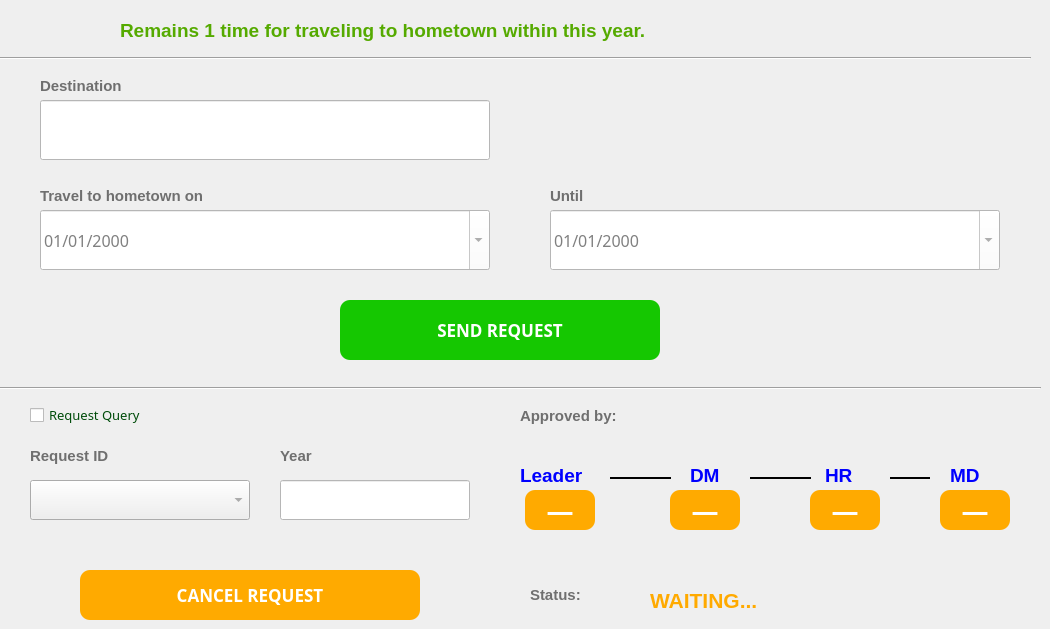
    <widget class="QWidget" name="tab_2">
     <attribute name="title">
      <string>Request for traveling to hometown</string>
     </attribute>
     <widget class="QLabel" name="label_24">
      <property name="geometry">
       <rect>
        <x>40</x>
        <y>70</y>
        <width>151</width>
        <height>31</height>
       </rect>
      </property>
      <property name="font">
       <font>
        <family>Microsoft JhengHei UI</family>
        <pointsize>11</pointsize>
        <weight>75</weight>
        <bold>true</bold>
       </font>
      </property>
      <property name="styleSheet">
       <string notr="true">QLabel
{
	font-size:11pt;
	color:rgb(111,111,111);
}</string>
      </property>
      <property name="text">
       <string>Destination</string>
      </property>
     </widget>
     <widget class="QLineEdit" name="lineEdit">
      <property name="geometry">
       <rect>
        <x>40</x>
        <y>100</y>
        <width>450</width>
        <height>60</height>
       </rect>
      </property>
      <property name="autoFillBackground">
       <bool>false</bool>
      </property>
      <property name="styleSheet">
       <string notr="true">QLineEdit
{
    /*字体为微软雅黑*/
    font-family:Microsoft Yahei;
    /*字体大小为20点*/
	color:grey;
   font-size:12pt;
	background-color:rgb(255, 255, 255);
}

QLineEdit:hover
{
    /*背景颜色*/  
   background-color:rgb(229, 242, 255);
}

QLineEdit:focus
{
    /*背景颜色*/  
   background-color:rgb(229, 242, 255);
}</string>
      </property>
      <property name="text">
       <string/>
      </property>
      <property name="frame">
       <bool>true</bool>
      </property>
      <property name="clearButtonEnabled">
       <bool>true</bool>
      </property>
     </widget>
     <widget class="QLabel" name="label_25">
      <property name="geometry">
       <rect>
        <x>120</x>
        <y>10</y>
        <width>791</width>
        <height>40</height>
       </rect>
      </property>
      <property name="font">
       <font>
        <family>Microsoft JhengHei UI</family>
        <pointsize>14</pointsize>
        <weight>75</weight>
        <bold>true</bold>
       </font>
      </property>
      <property name="styleSheet">
       <string notr="true">QLabel
{
	font-size: 14pt;
	color:rgb(85, 170, 0)
}</string>
      </property>
      <property name="text">
       <string>Remains 1 time for traveling to hometown within this year.</string>
      </property>
     </widget>
     <widget class="Line" name="line_6">
      <property name="geometry">
       <rect>
        <x>0</x>
        <y>50</y>
        <width>1031</width>
        <height>16</height>
       </rect>
      </property>
      <property name="orientation">
       <enum>Qt::Horizontal</enum>
      </property>
     </widget>
     <widget class="QLabel" name="label_26">
      <property name="geometry">
       <rect>
        <x>40</x>
        <y>180</y>
        <width>250</width>
        <height>31</height>
       </rect>
      </property>
      <property name="font">
       <font>
        <family>Microsoft JhengHei UI</family>
        <pointsize>11</pointsize>
        <weight>75</weight>
        <bold>true</bold>
       </font>
      </property>
      <property name="styleSheet">
       <string notr="true">QLabel
{
	font-size:11pt;
	color:rgb(111,111,111);
}</string>
      </property>
      <property name="text">
       <string>Travel to hometown on</string>
      </property>
     </widget>
     <widget class="QDateEdit" name="dateEdit_3">
      <property name="geometry">
       <rect>
        <x>40</x>
        <y>210</y>
        <width>450</width>
        <height>60</height>
       </rect>
      </property>
      <property name="styleSheet">
       <string notr="true">QDateEdit
{
    /*字体为微软雅黑*/
    font-family:Microsoft Yahei;
    /*字体大小为20点*/
	color:grey;
   font-size:12pt;
	background-color:rgb(255, 255, 255);
}

QLineEdit:hover
{
    /*背景颜色*/  
   background-color:rgb(229, 242, 255);
}

QLineEdit:focus
{
    /*背景颜色*/  
   background-color:rgb(229, 242, 255);
}</string>
      </property>
      <property name="wrapping">
       <bool>false</bool>
      </property>
      <property name="displayFormat">
       <string notr="true">dd/MM/yyyy</string>
      </property>
      <property name="calendarPopup">
       <bool>true</bool>
      </property>
     </widget>
     <widget class="QLabel" name="label_27">
      <property name="geometry">
       <rect>
        <x>550</x>
        <y>180</y>
        <width>151</width>
        <height>31</height>
       </rect>
      </property>
      <property name="font">
       <font>
        <family>Microsoft JhengHei UI</family>
        <pointsize>11</pointsize>
        <weight>75</weight>
        <bold>true</bold>
       </font>
      </property>
      <property name="styleSheet">
       <string notr="true">QLabel
{
	font-size:11pt;
	color:rgb(111,111,111);
}</string>
      </property>
      <property name="text">
       <string>Until</string>
      </property>
     </widget>
     <widget class="QDateEdit" name="dateEdit_4">
      <property name="geometry">
       <rect>
        <x>550</x>
        <y>210</y>
        <width>450</width>
        <height>60</height>
       </rect>
      </property>
      <property name="styleSheet">
       <string notr="true">QDateEdit
{
    /*字体为微软雅黑*/
    font-family:Microsoft Yahei;
    /*字体大小为20点*/
	color:grey;
   font-size:12pt;
	background-color:rgb(255, 255, 255);
}

QLineEdit:hover
{
    /*背景颜色*/  
   background-color:rgb(229, 242, 255);
}

QLineEdit:focus
{
    /*背景颜色*/  
   background-color:rgb(229, 242, 255);
}</string>
      </property>
      <property name="wrapping">
       <bool>false</bool>
      </property>
      <property name="displayFormat">
       <string notr="true">dd/MM/yyyy</string>
      </property>
      <property name="calendarPopup">
       <bool>true</bool>
      </property>
     </widget>
     <widget class="QPushButton" name="pushButton_3">
      <property name="geometry">
       <rect>
        <x>340</x>
        <y>300</y>
        <width>320</width>
        <height>60</height>
       </rect>
      </property>
      <property name="font">
       <font>
        <family>Microsoft Yahei</family>
        <pointsize>13</pointsize>
        <weight>75</weight>
        <bold>true</bold>
       </font>
      </property>
      <property name="styleSheet">
       <string notr="true">QPushButton

{
    /*字体为微软雅黑*/
    font-family:Microsoft Yahei;
    /*字体大小为20点*/
    font-size:13pt;
    /*字体颜色为白色*/    
    color:white;
    /*背景颜色*/  
    background-color:rgb(21, 199, 1);
    /*边框圆角半径为8像素*/ 
    border-radius:10px;

}

/*按钮停留态*/
QPushButton:hover
{
    /*背景颜色*/  
    background-color:rgb(21, 175, 0);
    padding-left:-3px;
    /*上内边距为3像素，让按下时字向下移动3像素*/  
    padding-top:-3px;

}

/*按钮按下态*/
QPushButton:pressed
{
    /*背景颜色*/  
    background-color:rgb(0, 113, 0);
    /*左内边距为3像素，让按下时字向右移动3像素*/  
    padding-left:3px;
    /*上内边距为3像素，让按下时字向下移动3像素*/  
    padding-top:3px;
}</string>
      </property>
      <property name="text">
       <string>SEND REQUEST</string>
      </property>
     </widget>
     <widget class="Line" name="line_7">
      <property name="geometry">
       <rect>
        <x>0</x>
        <y>380</y>
        <width>1041</width>
        <height>16</height>
       </rect>
      </property>
      <property name="orientation">
       <enum>Qt::Horizontal</enum>
      </property>
     </widget>
     <widget class="Line" name="line_8">
      <property name="geometry">
       <rect>
        <x>890</x>
        <y>470</y>
        <width>40</width>
        <height>16</height>
       </rect>
      </property>
      <property name="styleSheet">
       <string notr="true">Line
{
    color:rgb(0, 0, 255);
}</string>
      </property>
      <property name="frameShadow">
       <enum>QFrame::Plain</enum>
      </property>
      <property name="lineWidth">
       <number>2</number>
      </property>
      <property name="orientation">
       <enum>Qt::Horizontal</enum>
      </property>
     </widget>
     <widget class="QLabel" name="label_28">
      <property name="geometry">
       <rect>
        <x>530</x>
        <y>570</y>
        <width>90</width>
        <height>50</height>
       </rect>
      </property>
      <property name="font">
       <font>
        <family>Microsoft JhengHei UI</family>
        <pointsize>11</pointsize>
        <weight>75</weight>
        <bold>true</bold>
       </font>
      </property>
      <property name="styleSheet">
       <string notr="true">QLabel
{
	font-size:11pt;
	color:rgb(111,111,111);
	font-weight: bold;
}</string>
      </property>
      <property name="text">
       <string>Status:</string>
      </property>
     </widget>
     <widget class="QLabel" name="label_30">
      <property name="geometry">
       <rect>
        <x>520</x>
        <y>400</y>
        <width>121</width>
        <height>31</height>
       </rect>
      </property>
      <property name="font">
       <font>
        <family>Microsoft JhengHei UI</family>
        <pointsize>11</pointsize>
        <weight>75</weight>
        <bold>true</bold>
       </font>
      </property>
      <property name="styleSheet">
       <string notr="true">QLabel
{
	font-size:11pt;
	color:rgb(111,111,111);
	font-weight: bold;
}</string>
      </property>
      <property name="text">
       <string>Approved by:</string>
      </property>
     </widget>
     <widget class="Line" name="line_9">
      <property name="geometry">
       <rect>
        <x>750</x>
        <y>470</y>
        <width>61</width>
        <height>16</height>
       </rect>
      </property>
      <property name="styleSheet">
       <string notr="true">Line
{
    color:rgb(0, 0, 255);
}</string>
      </property>
      <property name="frameShadow">
       <enum>QFrame::Plain</enum>
      </property>
      <property name="lineWidth">
       <number>2</number>
      </property>
      <property name="orientation">
       <enum>Qt::Horizontal</enum>
      </property>
     </widget>
     <widget class="Line" name="line_10">
      <property name="geometry">
       <rect>
        <x>610</x>
        <y>470</y>
        <width>61</width>
        <height>16</height>
       </rect>
      </property>
      <property name="styleSheet">
       <string notr="true">Line
{
    color:rgb(0, 0, 255);
}</string>
      </property>
      <property name="frameShadow">
       <enum>QFrame::Plain</enum>
      </property>
      <property name="lineWidth">
       <number>2</number>
      </property>
      <property name="orientation">
       <enum>Qt::Horizontal</enum>
      </property>
     </widget>
     <widget class="QLabel" name="label_33">
      <property name="geometry">
       <rect>
        <x>825</x>
        <y>460</y>
        <width>41</width>
        <height>31</height>
       </rect>
      </property>
      <property name="font">
       <font>
        <family>Microsoft JhengHei UI</family>
        <pointsize>14</pointsize>
        <weight>75</weight>
        <bold>true</bold>
       </font>
      </property>
      <property name="styleSheet">
       <string notr="true">QLabel
{
	color:rgb(0, 0, 255)
}</string>
      </property>
      <property name="text">
       <string>HR</string>
      </property>
     </widget>
     <widget class="QLabel" name="label_35">
      <property name="geometry">
       <rect>
        <x>690</x>
        <y>460</y>
        <width>41</width>
        <height>31</height>
       </rect>
      </property>
      <property name="font">
       <font>
        <family>Microsoft JhengHei UI</family>
        <pointsize>14</pointsize>
        <weight>75</weight>
        <bold>true</bold>
       </font>
      </property>
      <property name="styleSheet">
       <string notr="true">QLabel
{
	color:rgb(0, 0, 255)
}</string>
      </property>
      <property name="text">
       <string>DM</string>
      </property>
     </widget>
     <widget class="QLabel" name="label_36">
      <property name="geometry">
       <rect>
        <x>950</x>
        <y>460</y>
        <width>41</width>
        <height>31</height>
       </rect>
      </property>
      <property name="font">
       <font>
        <family>Microsoft JhengHei UI</family>
        <pointsize>14</pointsize>
        <weight>75</weight>
        <bold>true</bold>
       </font>
      </property>
      <property name="styleSheet">
       <string notr="true">QLabel
{
	color:rgb(0, 0, 255)
}</string>
      </property>
      <property name="text">
       <string>MD</string>
      </property>
     </widget>
     <widget class="QLabel" name="label_37">
      <property name="geometry">
       <rect>
        <x>520</x>
        <y>460</y>
        <width>80</width>
        <height>31</height>
       </rect>
      </property>
      <property name="font">
       <font>
        <family>Microsoft JhengHei UI</family>
        <pointsize>14</pointsize>
        <weight>75</weight>
        <bold>true</bold>
       </font>
      </property>
      <property name="styleSheet">
       <string notr="true">QLabel
{
	color:rgb(0, 0, 255)
}</string>
      </property>
      <property name="text">
       <string>Leader</string>
      </property>
     </widget>
     <widget class="QLabel" name="label_38">
      <property name="geometry">
       <rect>
        <x>650</x>
        <y>580</y>
        <width>230</width>
        <height>40</height>
       </rect>
      </property>
      <property name="font">
       <font>
        <family>Microsoft JhengHei UI</family>
        <pointsize>16</pointsize>
        <weight>75</weight>
        <bold>true</bold>
       </font>
      </property>
      <property name="styleSheet">
       <string notr="true">QLabel
{
	color:rgb(255, 170, 0)
}</string>
      </property>
      <property name="text">
       <string>WAITING...</string>
      </property>
     </widget>
     <widget class="QComboBox" name="comboBox_3">
      <property name="geometry">
       <rect>
        <x>30</x>
        <y>480</y>
        <width>220</width>
        <height>40</height>
       </rect>
      </property>
      <property name="autoFillBackground">
       <bool>false</bool>
      </property>
      <property name="styleSheet">
       <string notr="true">QComboBox
    {font-family:Microsoft Yahei;
    /*字体大小为20点*/
	color:grey;
   font-size:12pt;

}

QComboBox:hover
{
    /*背景颜色*/  
   background-color:rgb(229, 242, 255);
}

QComboBox:focus
{
    /*背景颜色*/  
   background-color:rgb(229, 242, 255);
}</string>
      </property>
      <property name="editable">
       <bool>false</bool>
      </property>
      <property name="currentText">
       <string/>
      </property>
      <property name="currentIndex">
       <number>-1</number>
      </property>
      <property name="insertPolicy">
       <enum>QComboBox::InsertAtBottom</enum>
      </property>
      <property name="frame">
       <bool>true</bool>
      </property>
     </widget>
     <widget class="QLabel" name="label_40">
      <property name="geometry">
       <rect>
        <x>30</x>
        <y>440</y>
        <width>140</width>
        <height>31</height>
       </rect>
      </property>
      <property name="font">
       <font>
        <family>Microsoft JhengHei UI</family>
        <pointsize>11</pointsize>
        <weight>75</weight>
        <bold>true</bold>
       </font>
      </property>
      <property name="styleSheet">
       <string notr="true">QLabel
{
	font-size:11pt;
	color:rgb(111,111,111);
	font-weight: bold;
}</string>
      </property>
      <property name="text">
       <string>Request ID</string>
      </property>
     </widget>
     <widget class="QPushButton" name="pushButton_6">
      <property name="geometry">
       <rect>
        <x>80</x>
        <y>570</y>
        <width>340</width>
        <height>50</height>
       </rect>
      </property>
      <property name="font">
       <font>
        <family>Microsoft Yahei</family>
        <pointsize>13</pointsize>
        <weight>75</weight>
        <bold>true</bold>
       </font>
      </property>
      <property name="styleSheet">
       <string notr="true">QPushButton
{
    /*字体为微软雅黑*/
    font-family:Microsoft Yahei;
    /*字体大小为20点*/
    font-size:13pt;
    /*字体颜色为白色*/    
    color:white;
    /*背景颜色*/  
    background-color:rgb(255, 170, 0);
    /*边框圆角半径为8像素*/ 
    border-radius:10px;
}

/*按钮停留态*/
QPushButton:hover
{
    /*背景颜色*/  
    background-color:rgb(230, 153, 0);
    padding-left:-3px;
    /*上内边距为3像素，让按下时字向下移动3像素*/  
    padding-top:-3px;

}

/*按钮按下态*/
QPushButton:pressed
{
    /*背景颜色*/  
    background-color:rgb(197, 128, 0);
    /*左内边距为3像素，让按下时字向右移动3像素*/  
    padding-left:3px;
    /*上内边距为3像素，让按下时字向下移动3像素*/  
    padding-top:3px;
}</string>
      </property>
      <property name="text">
       <string>CANCEL REQUEST</string>
      </property>
     </widget>
     <widget class="QCheckBox" name="checkBox_4">
      <property name="geometry">
       <rect>
        <x>30</x>
        <y>400</y>
        <width>180</width>
        <height>30</height>
       </rect>
      </property>
      <property name="styleSheet">
       <string notr="true">QCheckBox

{
    /*字体为微软雅黑*/
    font-family:Microsoft Yahei;
    /*字体大小为20点*/
    font-size:10pt;
    /*字体颜色为白色*/    
    color:rgb(0,76,10);
    /*背景颜色*/  
}

/*按钮停留态*/
QCheckBox:hover
{
    /*背景颜色*/  
    background-color:rgb(21, 175, 0);
	font-size:14pt;
    padding-left:-3px;
	font-weight:bold;
	color:white;
    /*上内边距为3像素，让按下时字向下移动3像素*/  
    padding-top:-3px;
}

/*按钮按下态*/
QCheckBox:pressed
{
    /*背景颜色*/  
    background-color:rgb(0, 113, 0);
	font-weight:bold;
	font-size:14pt;
	color:white;
    /*左内边距为3像素，让按下时字向右移动3像素*/  
    padding-left:3px;
    /*上内边距为3像素，让按下时字向下移动3像素*/  
    padding-top:3px;
}</string>
      </property>
      <property name="text">
       <string>Request Query</string>
      </property>
     </widget>
     <widget class="QLabel" name="label_43">
      <property name="geometry">
       <rect>
        <x>280</x>
        <y>440</y>
        <width>40</width>
        <height>31</height>
       </rect>
      </property>
      <property name="font">
       <font>
        <family>Microsoft JhengHei UI</family>
        <pointsize>11</pointsize>
        <weight>75</weight>
        <bold>true</bold>
       </font>
      </property>
      <property name="styleSheet">
       <string notr="true">QLabel
{
	font-size:11pt;
	color:rgb(111,111,111);
	font-weight: bold;
}</string>
      </property>
      <property name="text">
       <string>Year</string>
      </property>
     </widget>
     <widget class="QLineEdit" name="lineEdit_3">
      <property name="enabled">
       <bool>true</bool>
      </property>
      <property name="geometry">
       <rect>
        <x>280</x>
        <y>480</y>
        <width>190</width>
        <height>40</height>
       </rect>
      </property>
      <property name="autoFillBackground">
       <bool>false</bool>
      </property>
      <property name="styleSheet">
       <string notr="true">QLineEdit
{
    /*字体为微软雅黑*/
    font-family:Microsoft Yahei;
    /*字体大小为20点*/
	color:grey;
   font-size:12pt;
	background-color:rgb(255, 255, 255);
}

QLineEdit:hover
{
    /*背景颜色*/  
   background-color:rgb(229, 242, 255);
}

QLineEdit:focus
{
    /*背景颜色*/  
   background-color:rgb(229, 242, 255);
}</string>
      </property>
      <property name="text">
       <string/>
      </property>
      <property name="frame">
       <bool>true</bool>
      </property>
      <property name="clearButtonEnabled">
       <bool>true</bool>
      </property>
     </widget>
     <widget class="QPushButton" name="pushButton_13">
      <property name="geometry">
       <rect>
        <x>670</x>
        <y>490</y>
        <width>70</width>
        <height>40</height>
       </rect>
      </property>
      <property name="font">
       <font>
        <family>Microsoft Yahei</family>
        <pointsize>20</pointsize>
        <weight>75</weight>
        <bold>true</bold>
       </font>
      </property>
      <property name="styleSheet">
       <string notr="true">QPushButton
{
    font-family:Microsoft Yahei;
    font-size:20pt;
    color:white;
    background-color:rgb(255, 170, 0);
    border-radius:10px;
}

QPushButton:hover
{
    background-color:rgb(230, 153, 0);
    padding-left:-3px;
    padding-top:-3px;
}

QPushButton:pressed
{
    background-color:rgb(197, 128, 0);
    padding-left:3px;
    padding-top:3px;
}</string>
      </property>
      <property name="text">
       <string>―</string>
      </property>
     </widget>
     <widget class="QPushButton" name="pushButton_14">
      <property name="geometry">
       <rect>
        <x>810</x>
        <y>490</y>
        <width>70</width>
        <height>40</height>
       </rect>
      </property>
      <property name="font">
       <font>
        <family>Microsoft Yahei</family>
        <pointsize>20</pointsize>
        <weight>75</weight>
        <bold>true</bold>
       </font>
      </property>
      <property name="styleSheet">
       <string notr="true">QPushButton
{
    font-family:Microsoft Yahei;
    font-size:20pt;
    color:white;
    background-color:rgb(255, 170, 0);
    border-radius:10px;
}

QPushButton:hover
{
    background-color:rgb(230, 153, 0);
    padding-left:-3px;
    padding-top:-3px;
}

QPushButton:pressed
{
    background-color:rgb(197, 128, 0);
    padding-left:3px;
    padding-top:3px;
}</string>
      </property>
      <property name="text">
       <string>―</string>
      </property>
     </widget>
     <widget class="QPushButton" name="pushButton_15">
      <property name="geometry">
       <rect>
        <x>940</x>
        <y>490</y>
        <width>70</width>
        <height>40</height>
       </rect>
      </property>
      <property name="font">
       <font>
        <family>Microsoft Yahei</family>
        <pointsize>20</pointsize>
        <weight>75</weight>
        <bold>true</bold>
       </font>
      </property>
      <property name="styleSheet">
       <string notr="true">QPushButton
{
    font-family:Microsoft Yahei;
    font-size:20pt;
    color:white;
    background-color:rgb(255, 170, 0);
    border-radius:10px;
}

QPushButton:hover
{
    background-color:rgb(230, 153, 0);
    padding-left:-3px;
    padding-top:-3px;
}

QPushButton:pressed
{
    background-color:rgb(197, 128, 0);
    padding-left:3px;
    padding-top:3px;
}</string>
      </property>
      <property name="text">
       <string>―</string>
      </property>
     </widget>
     <widget class="QPushButton" name="pushButton_12">
      <property name="geometry">
       <rect>
        <x>525</x>
        <y>490</y>
        <width>70</width>
        <height>40</height>
       </rect>
      </property>
      <property name="font">
       <font>
        <family>Microsoft Yahei</family>
        <pointsize>20</pointsize>
        <weight>75</weight>
        <bold>true</bold>
       </font>
      </property>
      <property name="styleSheet">
       <string notr="true">QPushButton
{
    font-family:Microsoft Yahei;
    font-size:20pt;
    color:white;
    background-color:rgb(255, 170, 0);
    border-radius:10px;
}

QPushButton:hover
{
    background-color:rgb(230, 153, 0);
    padding-left:-3px;
    padding-top:-3px;
}

QPushButton:pressed
{
    background-color:rgb(197, 128, 0);
    padding-left:3px;
    padding-top:3px;
}</string>
      </property>
      <property name="text">
       <string>―</string>
      </property>
     </widget>
    </widget>
